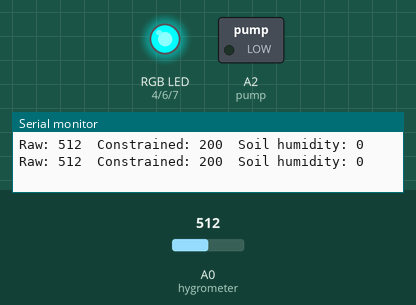
Simulated run of this sketch. Board: Arduino Uno, built with avr-gcc and run on an emulated ATmega328P. Parts: switched loads named in the sketch (green lamp = pin HIGH), an RGB LED mixed from three pins (HIGH = lit), the last lines printed to the serial monitor. The inputs (shaded band) are chosen by the test bench; at power-on: A0 (hygrometer) = 512.

Above: at 2.8 s.
2.9 s: A0 (hygrometer) set to 172
5.6 s: A0 (hygrometer) set to 146
At 8.3 s:
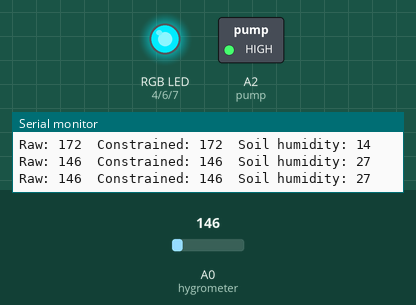
11.5 s: A0 (hygrometer) set to 122
At 12.6 s:
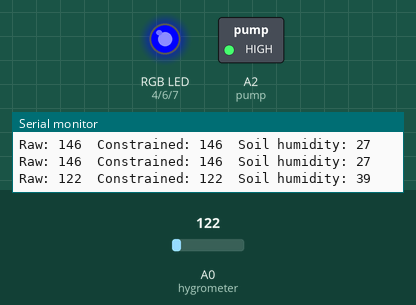
17.5 s: A0 (hygrometer) set to 109
At 18.5 s:
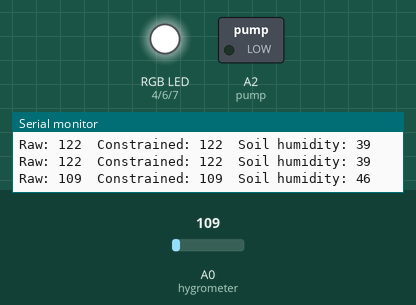
23.5 s: A0 (hygrometer) set to 80
At 24.3 s:
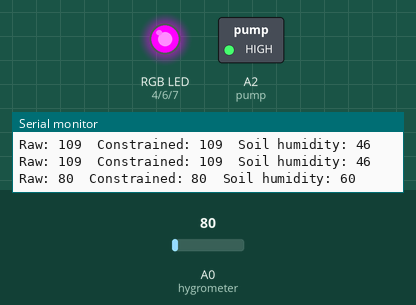
29.5 s: A0 (hygrometer) set to 100
At 33.0 s:
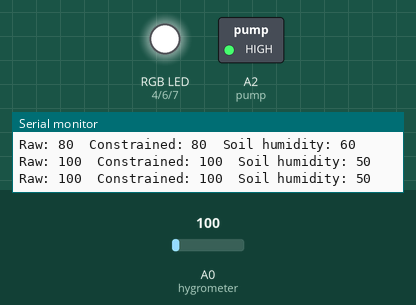
Timing chart, 0 to 36.5 s (numbered marks = the images above; inputs shaded):
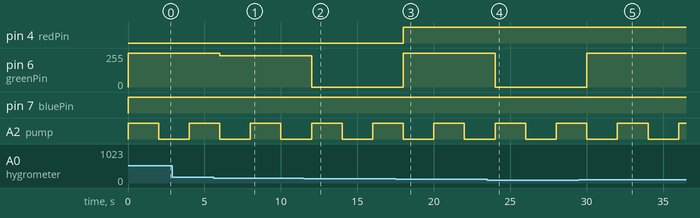

The sketch:

hygrometer.ino
```cpp
const int hygrometer = A0;  //Hygrometer sensor analog pin output at pin A0 of Arduino
const int pump = A2;
const int redPin = 4;
const int greenPin = 6;
const int bluePin = 7;

const int read_every_in_ms = 2000;

// Colours
const int off[] = {0,0,0};
const int red[] = {255,0,0};
const int blue[] = {0,0,255};
const int green[] = {0,255,0};
const int white[] = {255,255,255};
const int yellow[] = {255,255, 0};
const int orange[] = {140,20,50};
const int purple[] = {80,0,80};
const int aqua[] = {0,255,255};

#define COMMON_ANODE

//Variables
int value;
int pumpState;

void setup(){
  pinMode(bluePin, OUTPUT);
  pinMode(greenPin, OUTPUT);
  pinMode(redPin, OUTPUT);
  pumpState = 0;
  Serial.begin(9600);
}

void loop(){
  // When the plant is watered well the sensor will read a value 380~400, I will keep the 400
  // value but if you want you can change it below.
  int *color = off;
  pumpState = (pumpState + 1) % 2;
  analogWrite(pump, pumpState * 255);
  value = analogRead(hygrometer);   //Read analog value
  Serial.print("Raw: ");
  Serial.print(value);
  Serial.print("  ");
  value = constrain(value,0,200);  //Keep the ranges!
    Serial.print("Constrained: ");
  Serial.print(value);
  Serial.print("  ");
  value = map(value,0,200,100,0);  //Map value : 50 will be 100 and 500 will be 0
  if (value > 90) {
    setColor(white);
  } else if (value > 80) {
    setColor(aqua);
  } else if (value > 60) {
    setColor(blue);
  } else if (value > 50) {
    setColor(green);
  } else if (value > 40) {
    setColor(purple);
  } else if (value > 30) {
    setColor(yellow);
  } else if (value > 20) {
    setColor(orange);
  } else {
    setColor(red);
  }
  Serial.print("Soil humidity: ");
  Serial.print(value);
  Serial.println("");
  delay(read_every_in_ms);
}

void setColor(int color[])
{
  int red = color[0];
  int green = color[1];
  int blue = color[2];

  #ifdef COMMON_ANODE
  red = 255 - red;
  green = 255 - green;
  blue = 255 - blue;
  #endif
  analogWrite(redPin, red);
  analogWrite(greenPin, green);
  analogWrite(bluePin, blue);
}
```

Measured:
- the behaviour switches between 160 and 159 on A0 (hygrometer) (found by bisection; images 0 and 1)
- the behaviour switches between 120 and 119 on A0 (hygrometer) (found by bisection; images 2 and 3)
- after the input at 5.6 s, pin 6 (greenPin): 255/255 → 235/255 after 0.40 s
- after the input at 11.5 s, pin 6 (greenPin): 235/255 → 0/255 after 0.51 s
- after the input at 17.5 s, pin 4 (redPin): LOW → HIGH after 0.51 s; pin 6 (greenPin): 0/255 → 255/255 after 0.51 s
- after the input at 23.5 s, pin 6 (greenPin): 255/255 → 0/255 after 0.51 s
- after the input at 29.5 s, pin 6 (greenPin): 0/255 → 255/255 after 0.52 s
- by itself, A2 (pump): alternates HIGH for 2.0 s and LOW for 2.0 s
